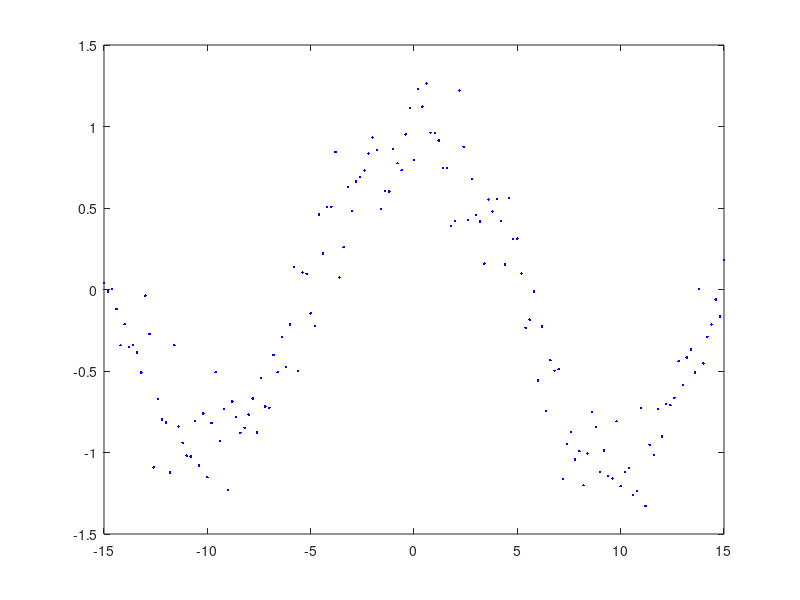

Reproduce this figure in MATLAB. (Note: this script raises an error after producing the figure.)
function gp

clear all;
xs = (-15:0.2:15)'; ns = size(xs,1); keps = 1e-9;
K = inline('exp(-0.5*(repmat(p'',size(q))-repmat(q,size(p''))).^2)');

% the unknown function to be estimated 
fs = cos(xs/pi)+randn(ns,1).*.2;

% generate testing points
x=(-14.3:.2:14.3)';
clf;
plot(xs,fs,'b.'); hold on;
for ii=1:length(x)
md=K(x(ii),xs)'*inv(K(xs,xs)+keps*eye(ns))*fs;
plot(x(ii),md(end),'r+'); 
end
hold off;

